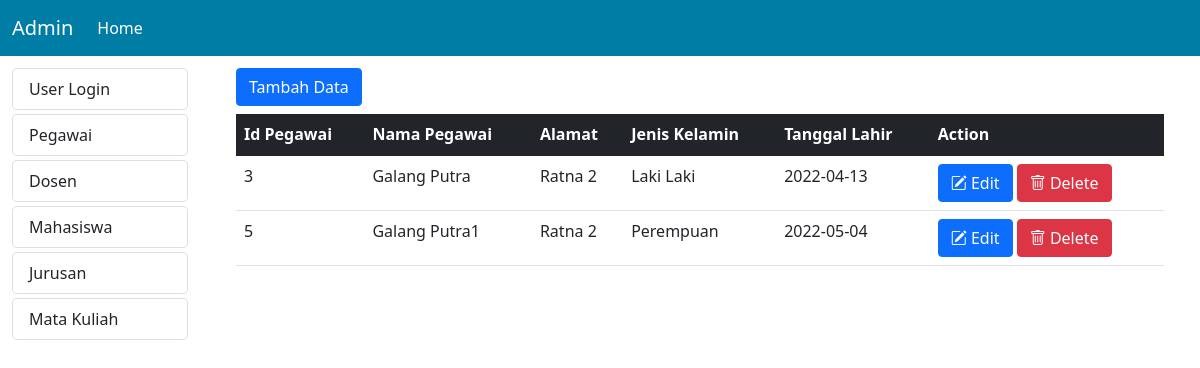
Page /admin/home.php?modul=mod_pegawai on the committed database.
### tables this page shows
CREATE TABLE `mst_menu` (
  `id_menu` int(11) NOT NULL AUTO_INCREMENT,
  `nama_menu` varchar(100) NOT NULL,
  `link` varchar(100) NOT NULL,
  `isactive` enum('1','0') NOT NULL,
  PRIMARY KEY (`id_menu`)
);

CREATE TABLE `mst_pegawai` (
  `id_pegawai` int(11) NOT NULL AUTO_INCREMENT,
  `nama_pegawai` varchar(100) NOT NULL,
  `tgl_lahir` date NOT NULL,
  `alamat` varchar(150) NOT NULL,
  `jenis_kelamin` varchar(25) NOT NULL,
  PRIMARY KEY (`id_pegawai`)
);

### admin/mod_pegawai/index.php (the view)
<?php
include 'pegawai_ctrl.php';
if (!isset($_GET['act'])) {
?>
    <div class="container pt-1">
        <a href="?modul=mod_pegawai&act=add" class="btn btn-primary mb-2">Tambah Data</a>
        <table class="table">
            <thead class="bg-dark text-white">
                <tr>
                    <th>Id Pegawai</th>
                    <th>Nama Pegawai</th>
                    <th>Alamat</th>
                    <th>Jenis Kelamin</th>
                    <th>Tanggal Lahir</th>
                    <th>Action</th>
                </tr>
            </thead>
            <?php
            $data = mysqli_query($koneksi, "SELECT * FROM mst_pegawai");
            foreach ($data as $d) :
            ?>
                <tr>
                    <td><?= $d["id_pegawai"]; ?></td>
                    <td><?= $d["nama_pegawai"]; ?></td>
                    <td><?= $d["alamat"]; ?></td>
                    <td><?= $d["jenis_kelamin"]; ?></td>
                    <td><?= $d["tgl_lahir"]; ?></td>
                    <td>
                        <a href="?modul=mod_pegawai&act=edit&id=<?= $d["id_pegawai"]; ?>" class="btn btn-xs btn-primary"><i class="bi bi-pencil-square"></i> Edit</a>
                        <a href="?modul=mod_pegawai&act=delete&id=<?= $d["id_pegawai"]; ?>" class="btn btn-xs btn-danger"><i class="bi bi-trash"></i> Delete</a>
                    </td>
                </tr>
            <?php
            endforeach;
            ?>
        </table>
    </div>
<?php
} else if (isset($_GET['act']) && ($_GET['act'] == "add")) {
?>
    <div class="container mt-3">
        <h3 class="mb-4"><?= $judul; ?></h3>
        <div class="row">
            <div class="col">
                <form action="mod_pegawai/pegawai_ctrl.php?modul=mod_pegawai&act=save" method="POST">
                    <div class="mb-3 row">
                        <label for="namapegawai" class="col-sm-2 col-form-label">Nama Pegawai</label>
                        <div class="col-sm-6">
                            <input type="text" class="form-control" id="namapegawai" name="namapegawai">
                        </div>
                    </div>
                    <div class="mb-3 row">
                        <label for="alamat" class="col-sm-2 col-form-label">Alamat</label>
                        <div class="col-sm-6">
                            <input type="text" class="form-control" id="alamat" name="alamat">
                        </div>
                    </div>
                    <div class="mb-3 row">
                        <label for="jenis_kelamin" class="col-sm-2 col-form-label">Jenis Kelamin</label>
                        <div class="col-sm-6">
                            <input type="text" class="form-control" id="jenis_kelamin" name="jenis_kelamin">
                        </div>
                    </div>
                    <div class="mb-3 row">
                        <label for="tgl_lahir" class="col-sm-2 col-form-label">Tanggal Lahir</label>
                        <div class="col-sm-6">
                            <input type="date" class="form-control" id="tgl_lahir" name="tgl_lahir">
                        </div>
                    </div>
                    <div class="row">
                        <div class="col-md-2"></div>
                        <div class="col-md-10">
                            <a href="?modul=mod_pegawai" type="cancel" class="btn btn-secondary"><i class="bi bi-box-arrow-left"></i> Kembali</a>
                            <button type="cancel" class="btn btn-danger"><i class="bi bi-x-square"></i> Reset</button>
                            <button type="submit" class="btn btn-primary"><i class="bi bi-save"></i> Submit</button>
                        </div>
                    </div>
                </form>
            </div>
        </div>
    </div>
    <?php
} else if (isset($_GET['act']) && ($_GET['act'] == "edit")) {
    $id = $_GET['id'];
    $qry_edit = mysqli_query($koneksi, "SELECT * FROM mst_pegawai WHERE id_pegawai='$id'");
    foreach ($qry_edit as $q) :
    ?>
        <div class="container mt-3">
            <h3 class="mb-4"><?= $judul1; ?></h3>
            <div class="row">
                <div class="col">
                    <form action="mod_pegawai/pegawai_ctrl.php?modul=mod_pegawai&act=update" method="POST">
                        <div class="mb-3 row">
                            <label for="namapegawai" class="col-sm-2 col-form-label">Nama Pegawai</label>
                            <div class="col-sm-6">
                                <input type="hidden" class="form-control" name="id_pegawai" value="<?= $q['id_pegawai']; ?>">
                                <input type="text" class="form-control" id="namapegawai" name="namapegawai" value="<?= $q['nama_pegawai']; ?>">
                            </div>
                        </div>
                        <div class="mb-3 row">
                            <label for="alamat" class="col-sm-2 col-form-label">Alamat</label>
                            <div class="col-sm-6">
                                <input type="text" class="form-control" id="alamat" name="alamat" value="<?= $q['alamat']; ?>">
                            </div>
                        </div>
                        <div class="mb-3 row">
                            <label for="jeniskelamin" class="col-sm-2 col-form-label">Jenis Kelamin</label>
                            <div class="col-sm-6">
                                <input type="text" class="form-control" id="jeniskelamin" name="jeniskelamin" value="<?= $q['jenis_kelamin']; ?>">
                            </div>
                        </div>
                        <div class="mb-3 row">
                            <label for="tgl_lahir" class="col-sm-2 col-form-label">Tanggal Lahir</label>
                            <div class="col-sm-6">
                                <input type="date" class="form-control" id="tgl_lahir" name="tgl_lahir" value="<?= $q['tgl_lahir']; ?>">
                            </div>
                        </div>
                        <div class="row">
                            <div class="col-md-2"></div>
                            <div class="col-md-10">
                                <a href="?modul=mod_pegawai" type="cancel" class="btn btn-secondary"><i class="bi bi-box-arrow-left"></i> Kembali</a>
                                <button type="cancel" class="btn btn-danger"><i class="bi bi-x-square"></i> Reset</button>
                                <button type="submit" class="btn btn-primary"><i class="bi bi-save"></i> Simpan</button>
                            </div>
                        </div>
                    </form>
                </div>
            </div>
        </div>
<?php
    endforeach;
}
?>

### admin/home.php (shortened to what this page needs)
<?php
require_once("../config/koneksi_db.php");
?>
<!DOCTYPE html>
<html lang="en">
<head>
    <link rel="stylesheet" href="../assets/bootstrap/css/bootstrap.min.css">
    <link rel="stylesheet" href="https://cdn.jsdelivr.net/npm/bootstrap-icons@1.8.1/font/bootstrap-icons.css">
</head>
<body>
    <nav class="navbar navbar-expand-lg navbar-dark" style="background-color: #007da5">
        <div class="container-fluid" style="color: lightgray;">
            <a class="navbar-brand" href="#">Admin</a>
            <div class="collapse navbar-collapse" id="navbarTogglerDemo02">
                <ul class="navbar-nav me-auto mb-2 mb-lg-0">
                    <li class="nav-item">
                        <a class="nav-link active" aria-current="page" href="#">Home</a>
                    </li>
                </ul>
            </div>
        </div>
    </nav>
    <div class="container-fluid mt-2">
        <div class="row">
            <div class="col-md-2">
                <ul class="list-group">
                    <?php
                    include_once("menu.php");
                    ?>
                </ul>
            </div>
            <div class="col-md-10">
                <?php
                if (isset($_GET['modul'])) {
                    include "" . $_GET['modul'] . "/index.php";
                }
                ?>
            </div>
        </div>
    </div>
</body>
</html>

### admin/menu.php
<?php
$qry_menu = mysqli_query($koneksi, "SELECT * FROM mst_menu WHERE isactive=1");
while ($row = mysqli_fetch_array($qry_menu)) {
?>
    <a href="?modul=<?= $row['link']; ?>" style="text-decoration: none;" class="links1">
        <li class="list-group-item links rounded-3 mt-1"><?= $row["nama_menu"]; ?></li>
    </a>
<?php
}
?>

### rows in the picture
mst_menu: nama_menu "User Login"
mst_menu: nama_menu "Pegawai"
mst_menu: nama_menu "Dosen"
mst_menu: nama_menu "Mahasiswa"
mst_menu: nama_menu "Jurusan"
mst_menu: nama_menu "Mata Kuliah"
mst_pegawai: id_pegawai "3", nama_pegawai "Galang Putra", alamat "Ratna 2", jenis_kelamin "Laki Laki", tgl_lahir "2022-04-13"
mst_pegawai: id_pegawai "5", nama_pegawai "Galang Putra1", alamat "Ratna 2", jenis_kelamin "Perempuan", tgl_lahir "2022-05-04"
